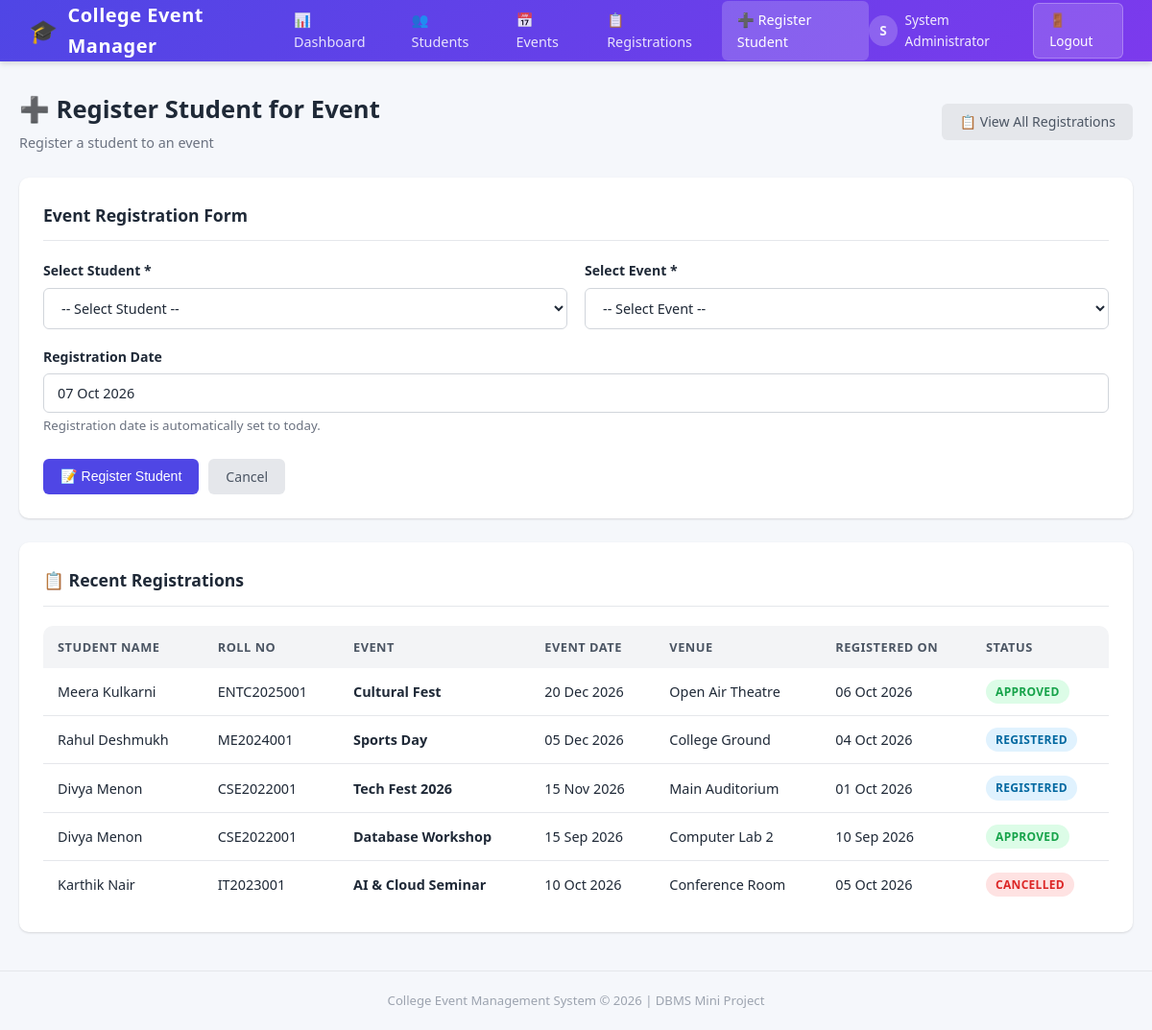
The app's page /register_event.php (signed in) with its own data.
### tables this page shows
CREATE TABLE registrations (
    registration_id INT PRIMARY KEY AUTO_INCREMENT,
    student_id INT NOT NULL,
    event_id INT NOT NULL,
    registration_date DATE NOT NULL,
    status ENUM('Registered','Approved','Cancelled') DEFAULT 'Registered',
    FOREIGN KEY (student_id) REFERENCES students(student_id) ON DELETE CASCADE,
    FOREIGN KEY (event_id) REFERENCES events(event_id) ON DELETE CASCADE,
    UNIQUE KEY unique_registration (student_id, event_id)
);

CREATE TABLE students (
    student_id INT PRIMARY KEY AUTO_INCREMENT,
    student_name VARCHAR(100) NOT NULL,
    email VARCHAR(100) NOT NULL,
    phone VARCHAR(15),
    department VARCHAR(100),
    year VARCHAR(20),
    roll_number VARCHAR(30) UNIQUE NOT NULL,
    created_at TIMESTAMP DEFAULT CURRENT_TIMESTAMP
);

CREATE TABLE events (
    event_id INT PRIMARY KEY AUTO_INCREMENT,
    event_name VARCHAR(150) NOT NULL,
    description TEXT,
    event_date DATE NOT NULL,
    event_time TIME NOT NULL,
    venue VARCHAR(150) NOT NULL,
    organizer VARCHAR(100),
    capacity INT NOT NULL,
    status ENUM('Upcoming','Ongoing','Completed','Cancelled') DEFAULT 'Upcoming',
    created_at TIMESTAMP DEFAULT CURRENT_TIMESTAMP
);

### register_event.php (the view, shortened to what this page needs)
<?php
require_once 'header.php';
?>
<div class="page-header">
    <div>
        <h2>➕ Register Student for Event</h2>
        <p>Register a student to an event</p>
    </div>
    <a href="registrations.php" class="btn btn-secondary">📋 View All Registrations</a>
</div>
<div class="card">
    <div class="card-header">Event Registration Form</div>
    <form method="POST" action="register_event.php">
        <div class="form-row">
            <div class="form-group">
                <label for="student_id">Select Student *</label>
                <select id="student_id" name="student_id" class="form-control" required>
                    <option value="">-- Select Student --</option>
                </select>
            </div>
            <div class="form-group">
                <label for="event_id">Select Event *</label>
                <select id="event_id" name="event_id" class="form-control" required>
                    <option value="">-- Select Event --</option>
                </select>
            </div>
        </div>
        <div class="form-group">
            <label>Registration Date</label>
            <input type="text" class="form-control" value="<?php echo date('d M Y'); ?>" disabled>
            <small class="text-muted">Registration date is automatically set to today.</small>
        </div>
        <div class="form-actions">
            <button type="submit" class="btn btn-primary">📝 Register Student</button>
            <a href="registrations.php" class="btn btn-secondary">Cancel</a>
        </div>
    </form>
</div>
<?php
$recent_query = "SELECT r.registration_id, s.student_name, s.roll_number, e.event_name, e.event_date, e.venue, r.registration_date, r.status
                 FROM registrations r
                 INNER JOIN students s ON r.student_id = s.student_id
                 INNER JOIN events e ON r.event_id = e.event_id
                 ORDER BY r.registration_id DESC
                 LIMIT 5";
$recent_result = mysqli_query($conn, $recent_query);
?>
<div class="card">
    <div class="card-header">📋 Recent Registrations</div>
    <div class="table-container">
        <table>
            <thead>
                <tr>
                    <th>Student Name</th>
                    <th>Roll No</th>
                    <th>Event</th>
                    <th>Event Date</th>
                    <th>Venue</th>
                    <th>Registered On</th>
                    <th>Status</th>
                </tr>
            </thead>
            <tbody>
                <?php if (mysqli_num_rows($recent_result) > 0): ?>
                    <?php while ($reg = mysqli_fetch_assoc($recent_result)): ?>
                        <tr>
                            <td><?php echo htmlspecialchars($reg['student_name']); ?></td>
                            <td><?php echo htmlspecialchars($reg['roll_number']); ?></td>
                            <td><strong><?php echo htmlspecialchars($reg['event_name']); ?></strong></td>
                            <td><?php echo date('d M Y', strtotime($reg['event_date'])); ?></td>
                            <td><?php echo htmlspecialchars($reg['venue']); ?></td>
                            <td><?php echo date('d M Y', strtotime($reg['registration_date'])); ?></td>
                            <td>
                                <span class="badge badge-<?php echo strtolower($reg['status']); ?>">
                                    <?php echo htmlspecialchars($reg['status']); ?>
                                </span>
                            </td>
                        </tr>
                    <?php endwhile; ?>
                <?php endif; ?>
            </tbody>
        </table>
    </div>
</div>
<?php require_once 'footer.php'; ?>

### style.css (style rules this page uses)
:root { --primary: #4F46E5; --primary-dark: #4338CA; --primary-light: #EEF2FF; --secondary: #7C3AED; --success: #16A34A; --success-light: #DCFCE7; --danger: #DC2626; --danger-light: #FEE2E2; --warning: #F59E0B; --warning-light: #FEF3C7; --info: #0EA5E9; --info-light: #E0F2FE; --bg: #F5F7FB; --white: #FFFFFF; --dark: #1F2937; --gray-100: #F3F4F6; --gray-200: #E5E7EB; --gray-300: #D1D5DB; --gray-400: #9CA3AF; --gray-500: #6B7280; --gray-600: #4B5563; --shadow: 0 1px 3px rgba(0,0,0,0.08), 0 1px 2px rgba(0,0,0,0.06); --shadow-md: 0 4px 6px rgba(0,0,0,0.07), 0 2px 4px rgba(0,0,0,0.05); --shadow-lg: 0 10px 15px rgba(0,0,0,0.08), 0 4px 6px rgba(0,0,0,0.04); --radius: 10px; --radius-sm: 6px; --transition: all 0.2s ease; }
*, *::before, *::after { margin: 0; padding: 0; box-sizing: border-box; }
body { font-family: 'Segoe UI', Tahoma, Geneva, Verdana, sans-serif; background: var(--bg); color: var(--dark); line-height: 1.6; min-height: 100vh; }
a { text-decoration: none; color: var(--primary); }
.page-header { display: flex; justify-content: space-between; align-items: center; margin-bottom: 25px; flex-wrap: wrap; gap: 15px; }
.page-header h2 { font-size: 1.6rem; font-weight: 700; color: var(--dark); }
.page-header p { color: var(--gray-500); font-size: 0.9rem; margin-top: 2px; }
.card { background: var(--white); border-radius: var(--radius); box-shadow: var(--shadow); padding: 25px; margin-bottom: 25px; transition: var(--transition); }
.card-header { font-size: 1.1rem; font-weight: 600; margin-bottom: 20px; padding-bottom: 12px; border-bottom: 1px solid var(--gray-200); color: var(--dark); }
.table-container { overflow-x: auto; border-radius: var(--radius); }
table { width: 100%; border-collapse: collapse; font-size: 0.9rem; }
table thead { background: var(--gray-100); }
table th { padding: 12px 15px; text-align: left; font-weight: 600; color: var(--gray-600); font-size: 0.8rem; text-transform: uppercase; letter-spacing: 0.5px; white-space: nowrap; }
table td { padding: 12px 15px; border-bottom: 1px solid var(--gray-200); color: var(--dark); vertical-align: middle; }
table tbody tr:last-child td { border-bottom: none; }
.btn { display: inline-flex; align-items: center; gap: 6px; padding: 9px 18px; border: none; border-radius: var(--radius-sm); font-size: 0.88rem; font-weight: 500; cursor: pointer; transition: var(--transition); text-decoration: none; line-height: 1.4; white-space: nowrap; }
.btn-primary { background: var(--primary); color: var(--white); }
.btn-secondary { background: var(--gray-200); color: var(--gray-600); }
.form-group { margin-bottom: 18px; }
.form-group label { display: block; font-weight: 600; margin-bottom: 6px; font-size: 0.88rem; color: var(--dark); }
.form-control { width: 100%; padding: 10px 14px; border: 1px solid var(--gray-300); border-radius: var(--radius-sm); font-size: 0.9rem; font-family: inherit; color: var(--dark); background: var(--white); transition: var(--transition); }
select.form-control { appearance: auto; }
.form-row { display: grid; grid-template-columns: 1fr 1fr; gap: 18px; }
.form-actions { margin-top: 22px; display: flex; gap: 10px; align-items: center; }
.badge { display: inline-block; padding: 3px 10px; border-radius: 20px; font-size: 0.75rem; font-weight: 600; text-transform: uppercase; letter-spacing: 0.3px; }
.badge-cancelled { background: var(--danger-light); color: var(--danger); }
.badge-registered { background: var(--info-light); color: #0369A1; }
.badge-approved { background: var(--success-light); color: var(--success); }
.text-muted { color: var(--gray-500); }

### records on screen
registrations: student.student_name "Meera Kulkarni", student.roll_number "ENTC2025001", event.event_name "Cultural Fest", event.event_date "20 Dec 2026", event.venue "Open Air Theatre", registration_date "06 Oct 2026", status "APPROVED"
registrations: student.student_name "Rahul Deshmukh", student.roll_number "ME2024001", event.event_name "Sports Day", event.event_date "05 Dec 2026", event.venue "College Ground", registration_date "04 Oct 2026", status "REGISTERED"
registrations: student.student_name "Divya Menon", student.roll_number "CSE2022001", event.event_name "Tech Fest 2026", event.event_date "15 Nov 2026", event.venue "Main Auditorium", registration_date "01 Oct 2026", status "REGISTERED"
registrations: student.student_name "Divya Menon", student.roll_number "CSE2022001", event.event_name "Database Workshop", event.event_date "15 Sep 2026", event.venue "Computer Lab 2", registration_date "10 Sep 2026", status "APPROVED"
registrations: student.student_name "Karthik Nair", student.roll_number "IT2023001", event.event_name "AI & Cloud Seminar", event.event_date "10 Oct 2026", event.venue "Conference Room", registration_date "05 Oct 2026", status "CANCELLED"

### other values on screen
substr($_SESSION['full_name'], 0, 1) "S"
$_SESSION['full_name'] "System Administrator"
